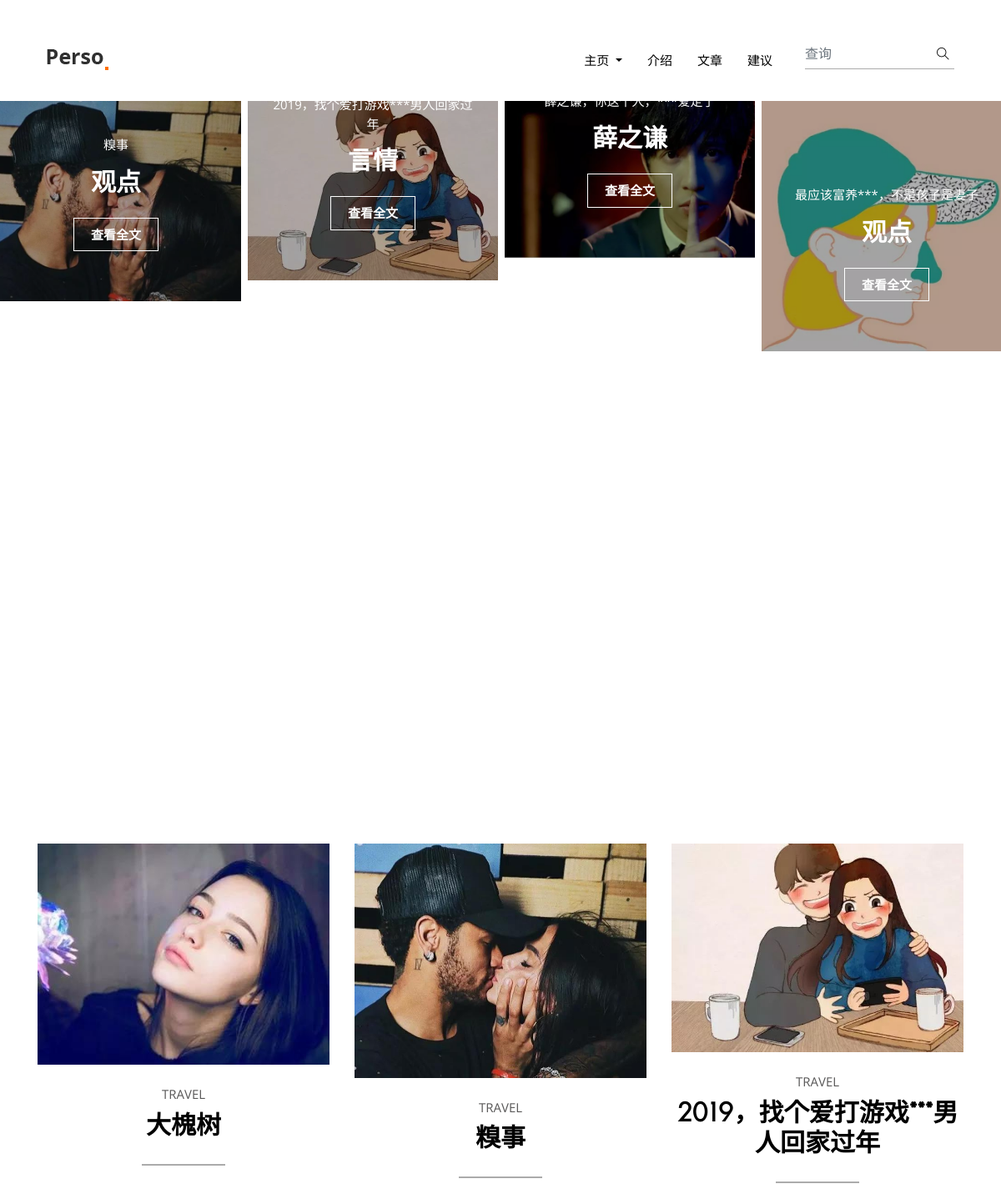
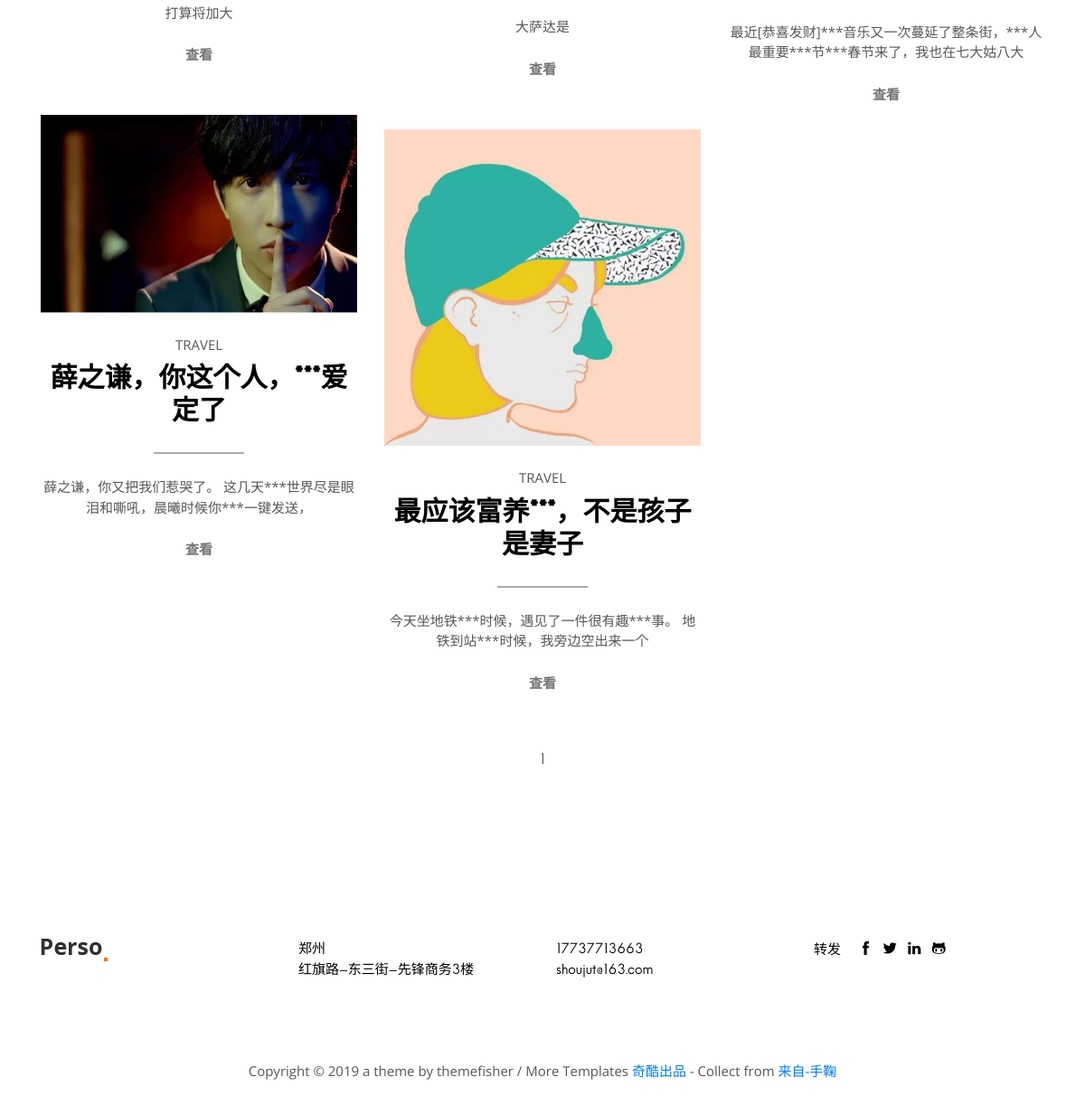
Page /blog/index/ on the earlier database version (2 pictures, top to bottom).
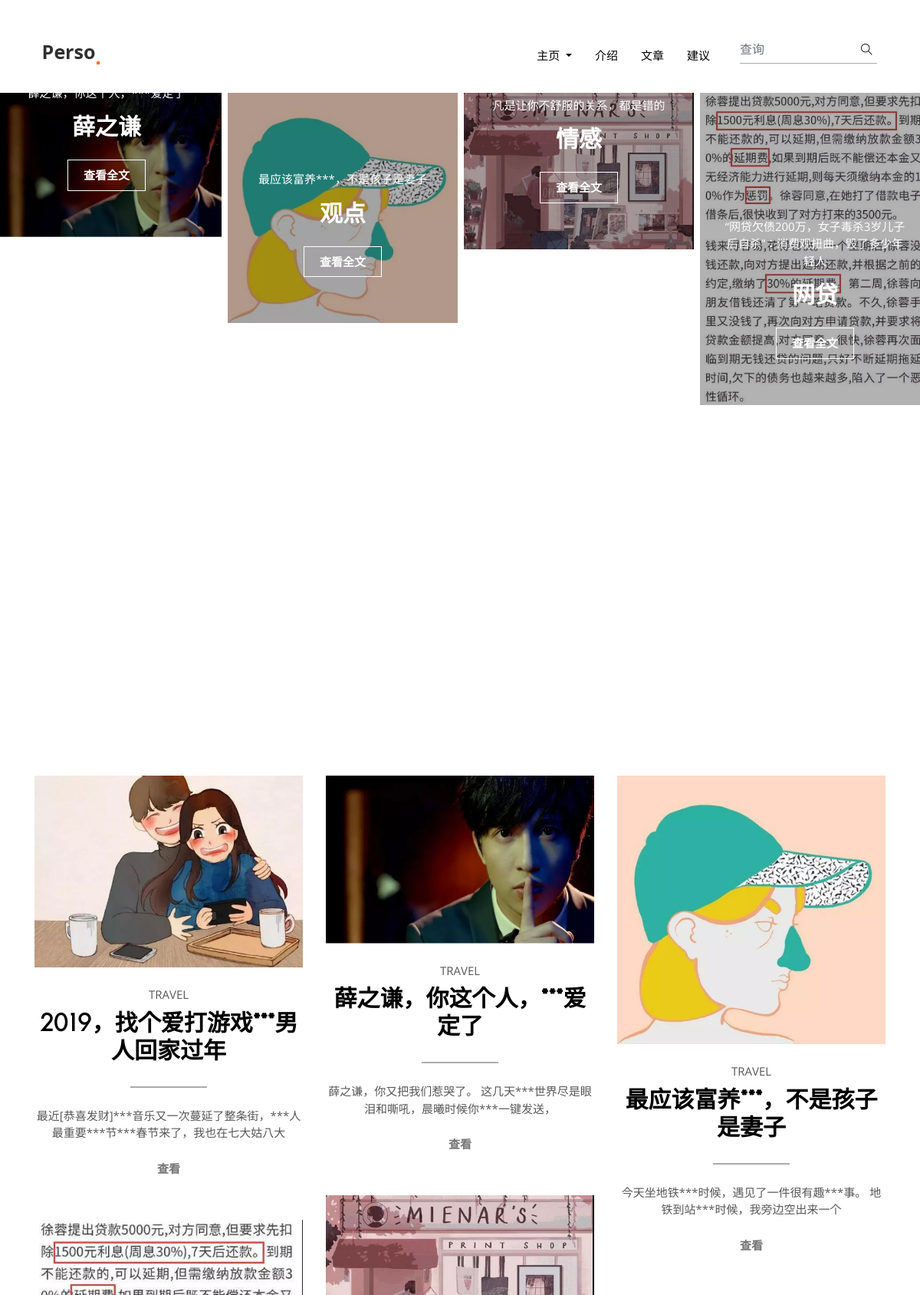
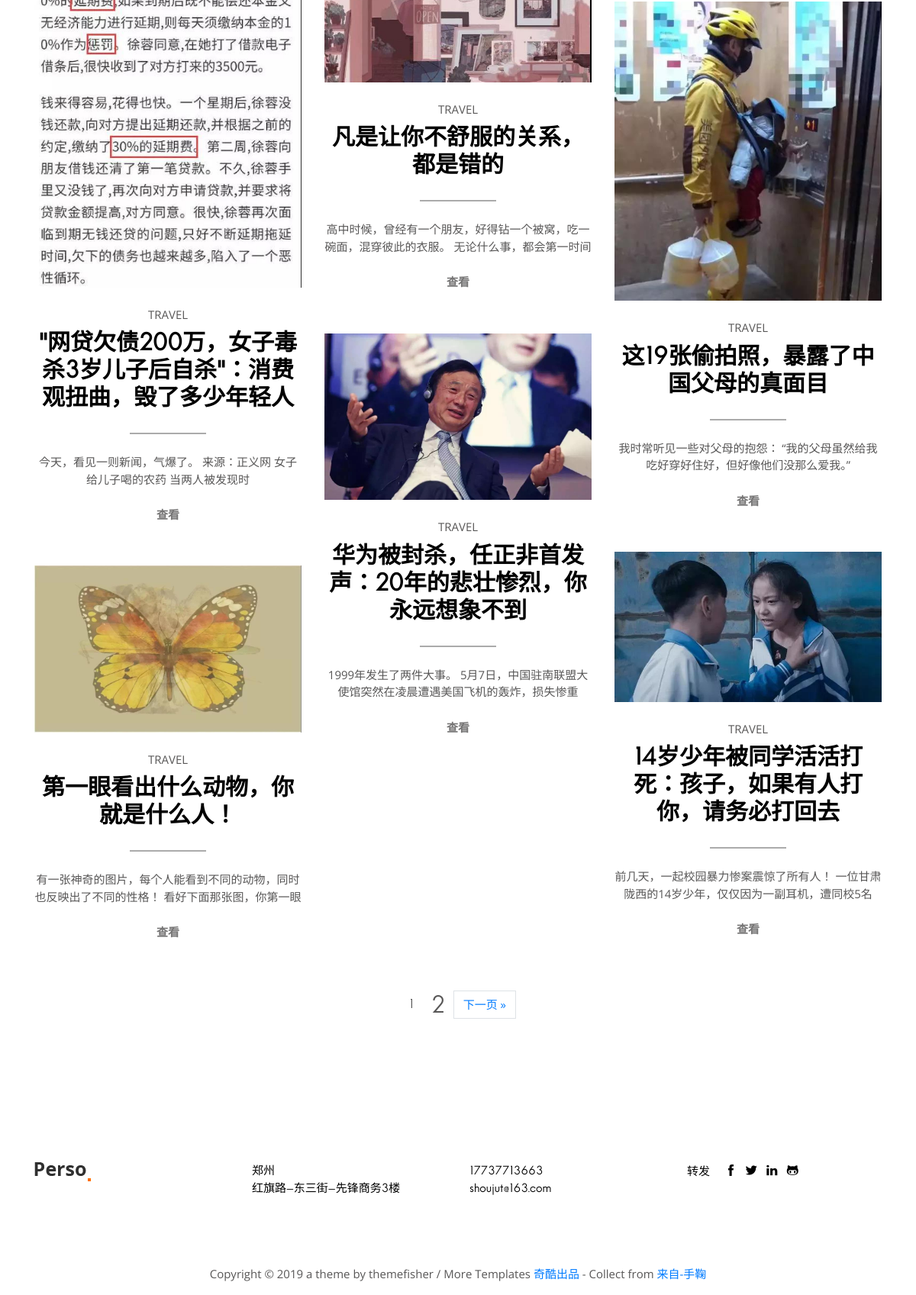
Same page on the later database version (2 pictures, top to bottom).
### blog/models.py (models this page shows, shortened)
class Dynamic(models.Model):
    title = models.CharField(max_length=50,verbose_name='标题')
    body = models.TextField(verbose_name='内容')
    img=models.ImageField(upload_to='DynamicPicture',verbose_name='动态配图')
    views = models.PositiveIntegerField(default=0,verbose_name='阅读数')
    categories=models.ForeignKey(Categories,on_delete=models.CASCADE,verbose_name='分类')
    tag=models.ManyToManyField(Tag,verbose_name='标签')
    release_time=models.DateTimeField(auto_now_add=True,verbose_name='发布时间')
    author=models.ForeignKey(User,on_delete=models.CASCADE,verbose_name='作者')
    class Meta():
        verbose_name = "文章"
        verbose_name_plural = verbose_name

class Categories(models.Model):
    title=models.CharField(max_length=20,verbose_name='分类')
    class Meta():
        verbose_name = "分类"
        verbose_name_plural = verbose_name

### blog/views.py (the view)
def index(request):
    pagenum=request.GET.get('page')
    if pagenum==None:
        pagenum=1
    else:
        pagenum=pagenum
    dynamics=Dynamic.objects.all().order_by('-views')
    paginator=Paginator(dynamics,9)
    page=paginator.get_page(pagenum)
    return render(request,'blog/index.html',{'page':page})

### blog/templatetags/extend_fun.py (called while the page is built)
@register.filter(name='myslice')
def myslice(value,length):
    return value[:length]

### templates/blog/index.html (shortened to what this page needs)
﻿<!DOCTYPE html>
<html lang="zxx">
<head>
    <link rel="stylesheet" href="/static/plugins/bootstrap/bootstrap.min.css">
    <link rel="stylesheet" href="/static/plugins/slick/slick.css">
    <link rel="stylesheet" href="/static/plugins/themify-icons/themify-icons.css">
    <link href="/static/css/style.css" rel="stylesheet">
</head>
<body>
{% load extend_fun %}
<header class="navigation">
    <nav class="navbar navbar-expand-lg navbar-light">
        <a class="navbar-brand" href="{% url 'blog:about' %}"><img class="img-fluid" src="/static/images/logo.png" alt="parsa"></a>
        <div class="collapse navbar-collapse text-center" id="navogation">
            <ul class="navbar-nav ml-auto">
                <li class="nav-item dropdown">
                    <a class="nav-link text-uppercase text-dark dropdown-toggle" href="#" id="navbarDropdown"
                       role="button" data-toggle="dropdown" aria-haspopup="true" aria-expanded="false">
                        主页
                    </a>
                </li>
                <li class="nav-item">
                    <a class="nav-link text-uppercase text-dark" href="{% url 'blog:about' %}">介绍</a>
                </li>
                <li class="nav-item">
                    <a class="nav-link text-uppercase text-dark" href="{% url 'blog:detail' 12 %}">文章</a>
                </li>
                <li class="nav-item">
                    <a class="nav-link text-uppercase text-dark" href="{% url 'blog:contact' %}">建议</a>
                </li>
            </ul>
            <form class="form-inline position-relative ml-lg-4" method="get" action="/search/" id="searchform">
                <input class="form-control px-0 w-100" type="search" placeholder="查询" required name="q">
                <button class="search-icon" type="submit"><i class="ti-search text-dark"></i></button>
            </form>
        </div>
    </nav>
</header>
<section>
    <div class="container-fluid p-sm-0">
        <div class="row featured-post-slider">
            {% for dynamic in page.object_list %}
            <div class="col-lg-3 col-sm-6 mb-2 mb-lg-0 px-1">
                <article class="card bg-dark text-center text-white border-0 rounded-0">
                    <img class="card-img rounded-0 img-fluid w-100" src="/static/media/{{dynamic.img}}" width="300px" alt="post-thumb">
                    <div class="card-img-overlay">
                        <div class="card-content">
                            <p class="text-uppercase">{{ dynamic.title }}</p>
                            <h4 class="card-title mb-4"><a class="text-white" href="{% url 'blog:detail' dynamic.id %}">{{ dynamic.categories.title }}</a></h4>
                            <a class="btn btn-outline-light" href="{% url 'blog:detail' dynamic.id %}">查看全文</a>
                        </div>
                    </div>
                </article>
            </div>
            {% endfor %}
        </div>
    </div>
</section>
<section class="section">
    <div class="container">
        <div class="row masonry-container">
            {% for dynamic in page.object_list %}
            <div class="col-lg-4 col-sm-6 mb-5">
                <article class="text-center">
                    <img class="img-fluid mb-4" src="/static/media/{{dynamic.img}}" alt="post-thumb">
                    <p class="text-uppercase mb-2">TRAVEL</p>
                    <h4 class="title-border"><a class="text-dark" href="{% url 'blog:detail' dynamic.id %}">{{ dynamic.title }}</a></h4>
                    <p>{{ dynamic.body|myslice:50 }}</p>
                    <a href="{% url 'blog:detail' dynamic.id %}" class="btn btn-transparent">查看</a>
                </article>
            </div>
            {% endfor %}
        </div>
        <div class="row">
            <div class="col-12">
                <nav>
                    <ul class="pagination justify-content-center align-items-center">
                        {% for num in page.paginator.page_range %}
                            <li class="page-item"><a class="page-link" href="/blog/index/?page={{num}}"> {{ num }} </a></li>
                        {% endfor %}
                        {% if page.has_next %}
                            <a class="page-link" href="/blog/index/?page={{page.next_page_number}}">下一页 &raquo;</a>
                        {% endif %}
                    </ul>
                </nav>
            </div>
        </div>
    </div>
</section>
<footer>
    <div class="section">
        <div class="container">
            <div class="row">
                <div class="col-md-3 col-sm-6 mb-4 mb-md-0">
                    <a href="{% url 'blog:about' %}"><img src="/static/images/logo.png" alt="persa" class="img-fluid"></a>
                </div>
                <div class="col-md-3 col-sm-6 mb-4 mb-md-0">
                    <ul class="list-unstyled">
                        <li class="font-secondary text-dark">郑州</li>
                        <li class="font-secondary text-dark">红旗路-东三街-先锋商务3楼</li>
                    </ul>
                </div>
                <div class="col-md-3 col-sm-6 mb-4 mb-md-0">
                    <ul class="list-unstyled">
                        <li class="font-secondary text-dark">17737713663</li>
                        <li class="font-secondary text-dark">shoujut@163.com</li>
                    </ul>
                </div>
                <div class="col-md-3 col-sm-6 mb-4 mb-md-0">
                    <span class="font-secondary text-dark mr-3">转发</span>
                    <ul class="list-inline d-inline-block">
                        <li class="list-inline-item"><a href="#" class="text-dark"><i class="ti-facebook"></i></a></li>
                        <li class="list-inline-item"><a href="#" class="text-dark"><i class="ti-twitter-alt"></i></a>
                        </li>
                        <li class="list-inline-item"><a href="#" class="text-dark"><i class="ti-linkedin"></i></a></li>
                        <li class="list-inline-item"><a href="#" class="text-dark"><i class="ti-github"></i></a></li>
                    </ul>
                </div>
            </div>
        </div>
    </div>
    <div class="text-center">
        <p>Copyright ©
            a theme by themefisher / More Templates <a href="http://qikuedu.com/" target="_blank"
                                                       title="模板之家">奇酷出品</a> - Collect from <a
                    href="http://qikuedu.com/" title="网页模板" target="_blank">来自-手鞠</a></p>
    </div>
</footer>
</body>
</html>

### static/css/style.css (style rules this page uses)
body { line-height: 1.5; font-family: "Open Sans", sans-serif; -webkit-font-smoothing: antialiased; font-size: 15px; color: #585757; }
p, .paragraph { font-weight: 400; font-size: 15px; line-height: 1.5; font-family: "Open Sans", sans-serif; }
h1, h2, h3, h4, h5, h6 { color: #000000; font-family: "hanskendrick"; font-weight: 600; line-height: 1.2; }
h4, .h4 { font-size: 30px; }
.btn { font-size: 15px; font-family: "Open Sans", sans-serif; text-transform: capitalize; padding: 8px 20px; border-radius: 0; font-weight: 600; border: 1px solid; position: relative; z-index: 1; transition: .2s ease; }
.btn-outline-light { background: transparent; color: #fff; }
.btn-transparent { color: #767575; border: 0; }
body { background-color: #fff; overflow-x: hidden; }
ol, ul { list-style-type: none; margin: 0px; }
img { vertical-align: middle; border: 0; }
a, a:hover, a:focus { text-decoration: none; }
a, button, select { cursor: pointer; transition: .2s ease; }
.slick-slide { outline: 0; }
.section { padding-top: 90px; padding-bottom: 90px; }
.text-dark { color: #000000 !important; }
.font-secondary { font-family: "hanskendrick" !important; }
.form-control { border: 0; border-bottom: 1px solid #ababab; border-radius: 0; }
.navigation { z-index: 9; }
.headroom { position: -webkit-sticky; position: sticky; top: 0; left: 0; right: 0; transition: all .4s ease-in-out; padding: 10px 40px; background-color: #fff; }
.navbar .nav-item .nav-link { padding: 20px 15px; }
.search-icon { border: 0; background: transparent; position: absolute; right: 0; top: 50%; -webkit-transform: translateY(-50%); transform: translateY(-50%); }
.card-img-overlay::before { position: absolute; content: ""; background: rgba(0, 0, 0, 0.3); height: 100%; width: 100%; top: 0; left: 0; }
.card-content { padding: 30px; position: absolute; left: 0; right: 0; bottom: 30px; }
.title-border { position: relative; margin-bottom: 25px; padding-bottom: 30px; }
.title-border::before { position: absolute; content: ""; height: 2px; width: 100px; left: 50%; -webkit-transform: translateX(-50%); transform: translateX(-50%); bottom: 0px; background: #ababab; }
.pagination .page-item .page-link { font-family: "hanskendrick"; font-size: 30px; border: 0; color: #585757; }
.pagination .page-item:first-child .page-link, .pagination .page-item:last-child .page-link { font-size: 16px; }

Differences in the rows shown:
removed Dynamic: img (picture), title "糗事", categories "观点", body|myslice "大萨达是"
removed Dynamic: img (picture), title "大槐树", body|myslice "打算将加大"
no longer on one of the page's lists (row unchanged): Dynamic: title "2019，找个爱打游戏***男人回家过年", categories "言情"
added Dynamic: img (picture), title "凡是让你不舒服的关系，都是错的", categories "情感", body|myslice "高中时候，曾经有一个朋友，好得钻一个被窝，吃一碗面，混穿彼此的衣服。 无论什么事，都会第一时间"
added Dynamic: img (picture), title "“网贷欠债200万，女子毒杀3岁儿子后自杀”：消费观扭曲，毁了多少年轻人", categories "网贷", body|myslice "今天，看见一则新闻，气爆了。 来源：正义网 女子给儿子喝的农药 当两人被发现时"
added Dynamic: img (picture), title "这19张偷拍照，暴露了中国父母的真面目", body|myslice "我时常听见一些对父母的抱怨： “我的父母虽然给我吃好穿好住好，但好像他们没那么爱我。”"
added Dynamic: img (picture), title "华为被封杀，任正非首发声：20年的悲壮惨烈，你永远想象不到", body|myslice "1999年发生了两件大事。 5月7日，中国驻南联盟大使馆突然在凌晨遭遇美国飞机的轰炸，损失惨重"
added Dynamic: img (picture), title "14岁少年被同学活活打死：孩子，如果有人打你，请务必打回去", body|myslice "前几天，一起校园暴力惨案震惊了所有人！ 一位甘肃陇西的14岁少年，仅仅因为一副耳机，遭同校5名"
added Dynamic: img (picture), title "第一眼看出什么动物，你就是什么人！", body|myslice "有一张神奇的图片，每个人能看到不同的动物，同时也反映出了不同的性格！ 看好下面那张图，你第一眼"
Other differences:
new list line: "2"
text now shown: "下一页 »"
